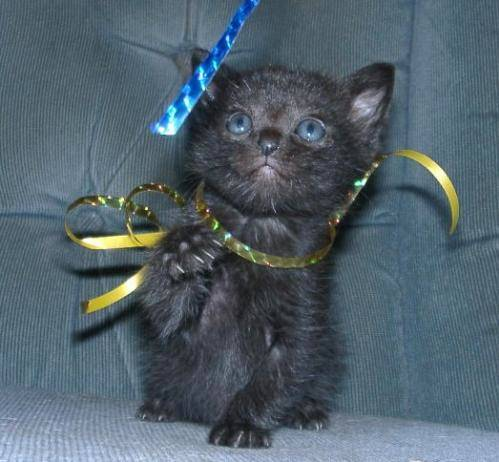
#> input picture train/train/cat.10058.jpg, 499 x 462 px; its folder holds only this picture in this run
$ jupyter execute --allow-errors Dogs_vs_Cats.ipynb
#> lines starting #> are read from the running program, lines starting #| are printed output that depends on the picture
# Task 3: Implement a Support Vector Machine (SVM) to classify images of cats and dogs

## Cat vs Dog Image Classifier - Training Script

This script is responsible for training a **Support Vector Machine (SVM)** model to classify images of cats and dogs.

### It performs the following steps:

1. **Loads and preprocesses images** from the training folder.
2. **Extracts HOG (Histogram of Oriented Gradients) features** from each image.
3. **Reduces feature dimensionality** using PCA (Principal Component Analysis).
4. **Scales the features** for standardization.
5. **Trains an SVM classifier** with hyperparameter tuning using GridSearchCV.
6. **Evaluates the trained model** on a validation set.
7. **Saves the trained model** along with the scaler and PCA transformer for future use.

**Output:** A trained model file named **`svm_model_hog_pca.pkl`** is saved.

## 1. Importing Necessary Libraries

[cell 1]
import os                           # For interacting with the file system
import numpy as np                  # For array operations and numerical computations
import pickle                       # To save and load the trained model
from pathlib import Path            # For handling file paths in an OS-independent way

from skimage.io import imread                   # To read image files
from skimage.transform import resize            # To resize images to a fixed size
from skimage.feature import hog                 # To extract HOG features
from skimage.color import rgb2gray              # To convert images to grayscale

from sklearn.model_selection import train_test_split, GridSearchCV  # For splitting data and hyperparameter tuning
from sklearn.preprocessing import StandardScaler                    # For feature normalization
from sklearn.decomposition import PCA                               # To reduce dimensionality of features
from sklearn import svm                                              # Support Vector Machine classifier
from sklearn.metrics import accuracy_score, classification_report    # Evaluation metrics

## 2. Setting the Base Directory

[cell 2]
train_img_dir = "train/train"  # Folder should contain labeled images

## 3. Defining Image Preprocessing & Feature Extraction Function

[cell 3]
# Function to load images and extract either raw pixel or HOG features
# I wrote this function to load images, resize them to a fixed shape, convert them to grayscale
# and then either flatten the raw pixels or extract HOG features depending on the `feature_type`.
# HOG captures edge/texture info which helps distinguish between cats and dogs.

def load_training_data(image_dir, img_size=(128, 128), feature_type='pixels'):
#> called with image_dir = 'train/train', img_size = (128, 128), feature_type = 'hog'
    input_images = []   # To store image features
    output_labels = []  # To store corresponding labels (0 for cat, 1 for dog)

    for file in os.listdir(image_dir):
        if file.endswith(".jpg") or file.endswith(".png"):
            file_path = os.path.join(image_dir, file)
            img = imread(file_path)   # Read image from disk
#> img is the input picture: shape (462, 499, 3); mean R, G, B 81.6, 97.2, 107.8

            # Remove alpha channel if image has 4 channels
            if img.shape[-1] == 4:
                img = img[:, :, :3]

            # Resize image and preserve its range
            img_gray = resize(img, img_size, anti_aliasing=True, preserve_range=True)
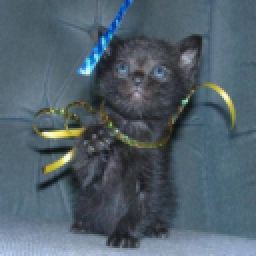
#> img_gray: shape (128, 128, 3) float64 (shown 2 times larger); mean R, G, B 81.6, 97.2, 107.8

            # Convert RGB image to grayscale (required for HOG)
            if img_gray.ndim == 3 and img_gray.shape[2] == 3:
                img_gray = rgb2gray(img_gray)
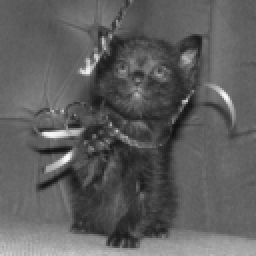
#> img_gray: shape (128, 128) float64 (shown 2 times larger); min 17.27, max 251.5, mean 94.7

            # Feature extraction: either use raw pixels or HOG features
            if feature_type == 'pixels':
                input_images.append(img_gray.flatten())
            elif feature_type == 'hog':
                fd = hog(img_gray, orientations=9, pixels_per_cell=(8, 8),
                         cells_per_block=(2, 2), visualize=False, channel_axis=None)
#> fd = 8100 values, max 0.495 at index 2688, min 0 at index 124, mean 0.139
                input_images.append(fd)

            # Label assignment: 'cat' → 0, 'dog' → 1
            label = 0 if 'cat' in file.lower() else 1
            output_labels.append(label)

    return np.array(input_images), np.array(output_labels)

## 4. Training SVM with Grid Search

[cell 4]
# This function trains an SVM model using GridSearch to find optimal hyperparameters
# I split the data into train and test sets, scale it, perform grid search on C and gamma
# and evaluate performance using accuracy and classification report

def train_svm_model_with_gridsearch(X, y):
    # Split into training and validation sets (75%-25% split)
    x_train, x_test, y_train, y_test = train_test_split(X, y, test_size=0.25, stratify=y, random_state=42)

    # Standardize the features to have zero mean and unit variance
    scaler = StandardScaler()
    x_train_scaled = scaler.fit_transform(x_train)
    x_test_scaled = scaler.transform(x_test)

    # Define parameter grid for hyperparameter tuning
    param_grid = {
        'C': [0.1, 1, 10],
        'gamma': ['scale', 0.1, 0.01],
        'kernel': ['rbf']
    }

    # Initialize SVM with probability output enabled
    svc = svm.SVC(probability=True)

    # Use GridSearchCV to find the best combination of hyperparameters
    clf = GridSearchCV(svc, param_grid, cv=5, n_jobs=-1, verbose=2)
    print("Starting Grid Search...")
    clf.fit(x_train_scaled, y_train)

    print(f"Best Parameters: {clf.best_params_}")

    # Evaluate performance on validation set
    y_pred = clf.predict(x_test_scaled)
    print(f"Accuracy: {accuracy_score(y_test, y_pred) * 100:.2f}%")
    print(classification_report(y_test, y_pred, target_names=['Cat', 'Dog']))

    return clf.best_estimator_, scaler  # Return best model and the scaler used

## 5. Loading Data and Applying HOG

[cell 5]
# I use HOG because it captures edge and texture details that help differentiate cats from dogs
print("Loading data and extracting HOG features...")
X_data, y_data = load_training_data(train_img_dir, img_size=(128, 128), feature_type='hog')
#> y_data = [0]

$ run again, on train/train/cat.1062.jpg
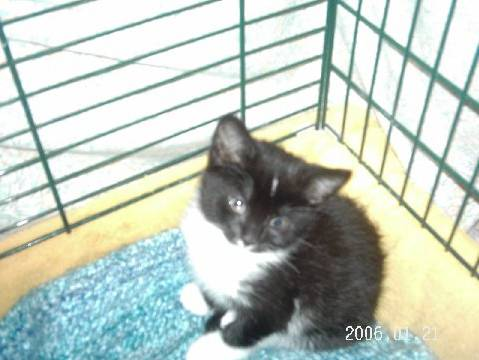
#> input picture train/train/cat.1062.jpg, 479 x 360 px
#> in load_training_data, img is the input picture: shape (360, 479, 3); mean R, G, B 191.2, 201.3, 191.6
#> in load_training_data, `img_gray = resize(img, img_size, anti_aliasing=True, preserve_range=Tr..`:
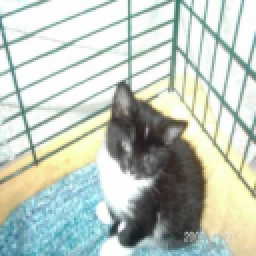
#> img_gray: shape (128, 128, 3) float64 (shown 2 times larger); mean R, G, B 191.2, 201.3, 191.6
#> in load_training_data, `img_gray = rgb2gray(img_gray)`:
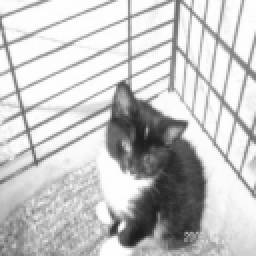
#> img_gray: shape (128, 128) float64 (shown 2 times larger); min 27.76, max 254.9, mean 198.4
#> fd = 8100 values, max 0.528 at index 5883, min 0 at index 16, mean 0.12
#> y_data = [0]

$ run again, on train/train/cat.10935.jpg
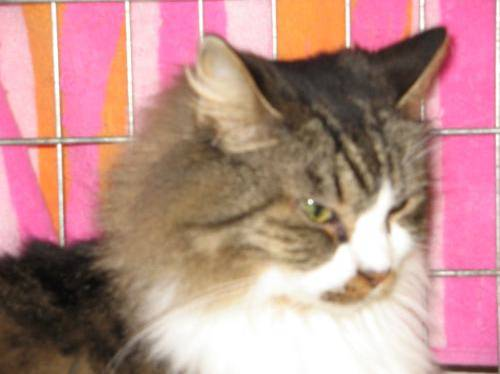
#> input picture train/train/cat.10935.jpg, 500 x 374 px
#> in load_training_data, img is the input picture: shape (374, 500, 3); mean R, G, B 188.7, 142.3, 138.4
#> in load_training_data, `img_gray = resize(img, img_size, anti_aliasing=True, preserve_range=Tr..`:
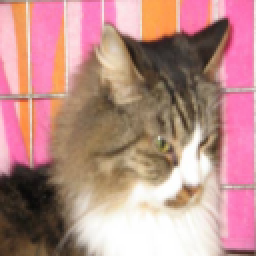
#> img_gray: shape (128, 128, 3) float64 (shown 2 times larger); mean R, G, B 188.7, 142.3, 138.4
#> in load_training_data, `img_gray = rgb2gray(img_gray)`:
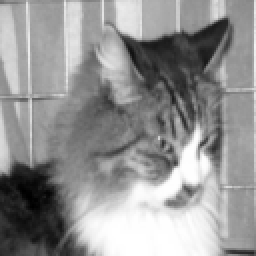
#> img_gray: shape (128, 128) float64 (shown 2 times larger); min 10.12, max 255, mean 151.9; drawn with min black and max white
#> fd = 8100 values, max 0.494 at index 8086, min 0 at index 15, mean 0.128
#> y_data = [0]

$ run again, on train/train/cat.11899.jpg
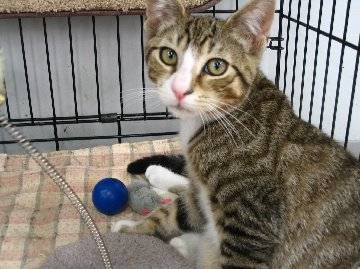
#> input picture train/train/cat.11899.jpg, 360 x 269 px
#> in load_training_data, img is the input picture: shape (269, 360, 3); mean R, G, B 128.9, 122.2, 113.4
#> in load_training_data, `img_gray = resize(img, img_size, anti_aliasing=True, preserve_range=Tr..`:
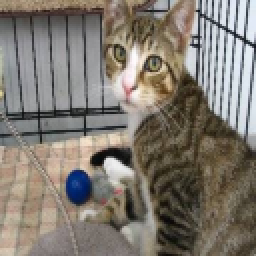
#> img_gray: shape (128, 128, 3) float64 (shown 2 times larger); mean R, G, B 128.9, 122.2, 113.4
#> in load_training_data, `img_gray = rgb2gray(img_gray)`:
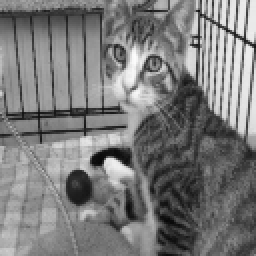
#> img_gray: shape (128, 128) float64 (shown 2 times larger); min 7.76, max 252.8, mean 123
#> fd = 8100 values, max 0.43 at index 4431, min 0 at index 19, mean 0.135
#> y_data = [0]

$ run again, on train/train/cat.1008.jpg
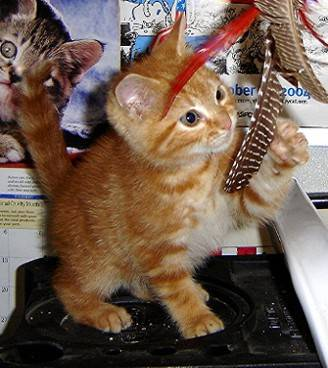
#> input picture train/train/cat.1008.jpg, 328 x 368 px
#> in load_training_data, img is the input picture: shape (368, 328, 3); mean R, G, B 114, 93.8, 80.2
#> in load_training_data, `img_gray = resize(img, img_size, anti_aliasing=True, preserve_range=Tr..`:
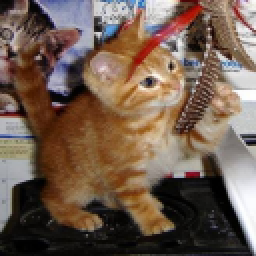
#> img_gray: shape (128, 128, 3) float64 (shown 2 times larger); mean R, G, B 114, 93.8, 80.2
#> in load_training_data, `img_gray = rgb2gray(img_gray)`:
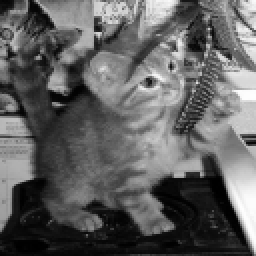
#> img_gray: shape (128, 128) float64 (shown 2 times larger); min 0.183, max 255, mean 97.1
#> fd = 8100 values, max 0.519 at index 8080, min 0 at index 8, mean 0.138
#> y_data = [0]
